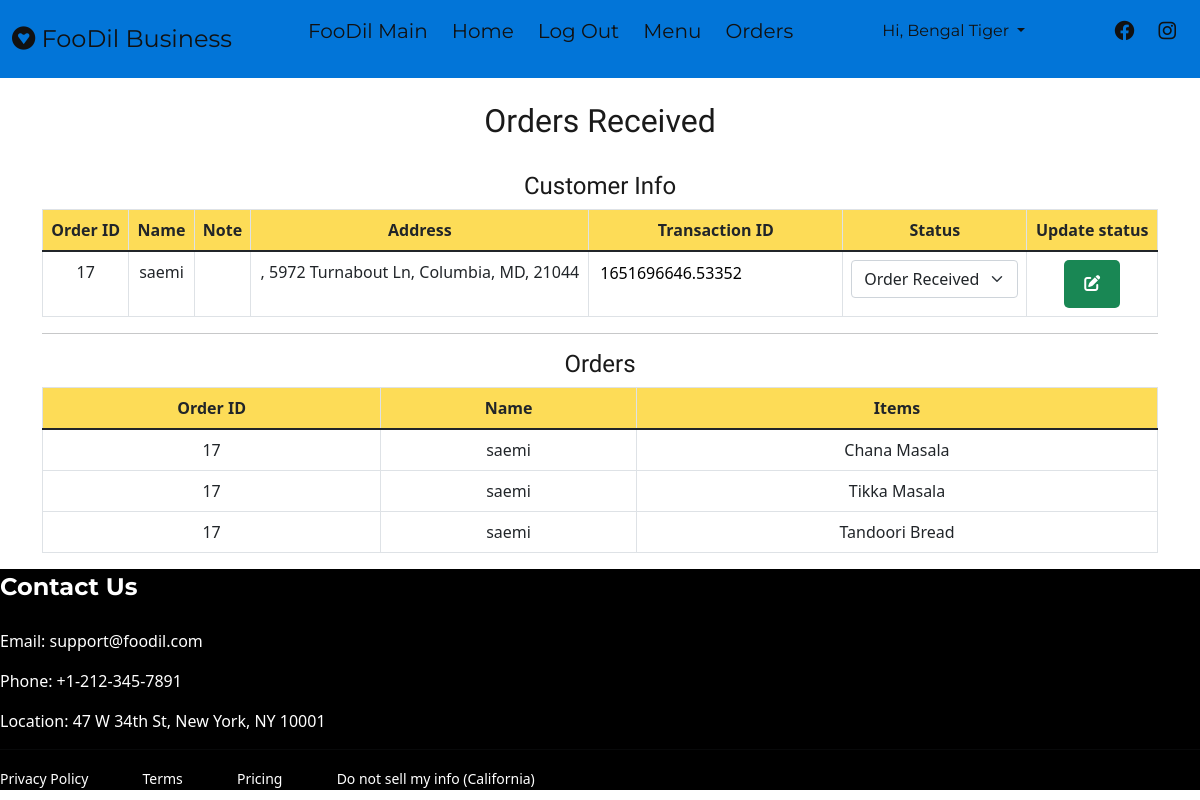
The app's page /restaurant/orders/ (signed in) with its own data.
### restaurant/models.py (models this page shows, shortened)
class Restaurant_Account(models.Model):
    user = models.OneToOneField(User, on_delete=models.CASCADE)
    is_customer = models.BooleanField(default=False)
    is_restaurant = models.BooleanField(default=True)
    restaurantID = models.AutoField(primary_key=True)
    name = models.CharField(max_length=200)
    isActive = models.BooleanField(default=True)
    image = models.ImageField(upload_to='images/', blank=True)
    phoneNumberRegex = RegexValidator(regex = r"^(?:(?:\+?1\s*(?:[.-]\s*)?)?(?:\(\s*([2-9]1[02-9]|[2-9][02-8]1|[2-9][02-8][02-9])\s*\)|([2-9]1[02-9]|[2-9][02-8]1|[2-9][02-8][02-9]))\s*(?:[.-]\s*)?)?([2-9]1[02-9]|[2-9][02-9]1|[2-9][02-9]{2})\s*(?:[.-]\s*)?([0-9]{4})(?:\s*(?:#|x\.?|ext\.?|extension)\s*(\d+))?$")
    phone = models.CharField(validators = [phoneNumberRegex], max_length = 12, unique = True)
    website = models.URLField(blank=True)
    country = models.CharField(max_length=50)
    hours = models.CharField(max_length=150, null=True, blank=True)

class Menu(models.Model):
    restaurantID = models.ForeignKey(Restaurant_Account, on_delete=models.CASCADE, default=None, null=True)
    item = models.CharField(max_length=100)
    itemImage = models.ImageField(upload_to='images/', blank=True)
    price = models.DecimalField(max_digits=6, decimal_places=2)
    category = models.CharField(
        max_length=20,
        choices=CHOICES)
    def __str__(self):
        return self.item

### customer/models.py (models this page shows, shortened)
class DeliveryAddress(models.Model):
    username = models.ForeignKey(Customer_Account, on_delete=models.SET_NULL, null=True)
    order = models.ForeignKey(Order, on_delete=models.SET_NULL, blank=True, null=True)
    address_1 = models.CharField(max_length=200)
    address_2 = models.CharField(max_length=100)
    city = models.CharField(max_length=100)
    state = models.CharField(
        max_length=50,
        choices=[('', 'Choose state'),('AL', 'Alabama'),('AK', 'Alaska'),('AZ', 'Arizona'),('AR', 'Arkansas'),('CA', 'California'),('CO', 'Colorado'),('CT', 'Conneticut'),('DE', 'Delaware'),('DC', 'Dist. of Columbia'),('FL', 'Florida'),('GA', 'Georgia'),('GU', 'Guam'),('HI', 'Hawaii'),('ID', 'Idaho'),('IL', 'Illinois'),('IN', 'Indiana'),('IA', 'Iowa'),('KS', 'Kansas'),('KY', 'Kentucky'),('LA', 'Louisiana'),('ME', 'Maine'),('MD', 'Maryland'),('MA', 'Massachusetts'),('MI', 'Michigan'),('MIN', 'Minnesota'),('MS', 'Mississippi'),('MO', 'Missouri'),('MT', 'Montana'),('NE', 'Nebraska'),('NV', 'Nervada'),('NH', 'New Hampshire'),('NJ', 'New Jersey'),('NM', 'New Mexico'),('NY', 'New York'),('NC', 'North Carolina'),('ND', 'North Dakota'),('OH', 'Ohio'),('OK', 'Oklahoma'),('OR', 'Oregon'),('PA', 'Pennsylvania'),('RI', 'Rhode Island'),('SC', 'South Carolina'),('SD', 'South Dakota'),('TN', 'Tennessee'),('TX', 'Texas'),('UT', 'Utha'),('VT', 'Vermont'),('VA', 'Virginia'),('WA', 'Washington'),('WV', 'West Virginia'),('WI', 'Wisconsin'),('WY', 'Wyoming')])
    zip_code = models.CharField(max_length=20)
    delivery_option = models.CharField(max_length=30, choices=[('Leave at door', 'Leave at door'), ('Hand it to me', 'Hand it to me')], default='Leave at door')
    addedDate = models.DateTimeField(auto_now_add=True)
    note = models.CharField(max_length=255, default=None, null=True, blank=True)
    status = models.CharField(max_length=30, choices=[('current status', 'current status'), ('Order Received', 'Order Received'), ('Preparing', 'Preparing'), ('Picked up', 'Picked up'), ('Delivered', 'Delivered')], default="current status")
    restaurantID = models.CharField(max_length=10, null=True, blank=True, default=0)
    transaction_id = models.CharField(max_length=200, null=True, blank=True)

class Order(models.Model):
    username = models.ForeignKey(Customer_Account, on_delete=models.SET_NULL, null=True)
    restaurantID = models.ForeignKey(Restaurant_Account, on_delete=models.SET_NULL, null=True)
    orderedDate = models.DateTimeField(auto_now_add=True)
    complete = models.BooleanField(default=False, null=True, blank=True)
    transaction_id = models.CharField(max_length=200, null=True)
    def __str__(self):
        return self.username.user.username

class Customer_Account(models.Model):
    user = models.OneToOneField(User, on_delete=models.CASCADE, primary_key=True)
    is_customer = models.BooleanField(default=True)
    is_restaurant = models.BooleanField(default=False)
    phoneNumberRegex = RegexValidator(regex = r"^(?:(?:\+?1\s*(?:[.-]\s*)?)?(?:\(\s*([2-9]1[02-9]|[2-9][02-8]1|[2-9][02-8][02-9])\s*\)|([2-9]1[02-9]|[2-9][02-8]1|[2-9][02-8][02-9]))\s*(?:[.-]\s*)?)?([2-9]1[02-9]|[2-9][02-9]1|[2-9][02-9]{2})\s*(?:[.-]\s*)?([0-9]{4})(?:\s*(?:#|x\.?|ext\.?|extension)\s*(\d+))?$")
    phone = models.CharField(validators = [phoneNumberRegex], max_length = 15, unique = True)
    address_1 = models.CharField(max_length=200)
    address_2 = models.CharField(max_length=100)
    city = models.CharField(max_length=100)
    state = models.CharField(
        max_length=50,
        choices=[('', 'Choose state'),('AL', 'Alabama'),('AK', 'Alaska'),('AZ', 'Arizona'),('AR', 'Arkansas'),('CA', 'California'),('CO', 'Colorado'),('CT', 'Conneticut'),('DE', 'Delaware'),('DC', 'Dist. of Columbia'),('FL', 'Florida'),('GA', 'Georgia'),('GU', 'Guam'),('HI', 'Hawaii'),('ID', 'Idaho'),('IL', 'Illinois'),('IN', 'Indiana'),('IA', 'Iowa'),('KS', 'Kansas'),('KY', 'Kentucky'),('LA', 'Louisiana'),('ME', 'Maine'),('MD', 'Maryland'),('MA', 'Massachusetts'),('MI', 'Michigan'),('MIN', 'Minnesota'),('MS', 'Mississippi'),('MO', 'Missouri'),('MT', 'Montana'),('NE', 'Nebraska'),('NV', 'Nervada'),('NH', 'New Hampshire'),('NJ', 'New Jersey'),('NM', 'New Mexico'),('NY', 'New York'),('NC', 'North Carolina'),('ND', 'North Dakota'),('OH', 'Ohio'),('OK', 'Oklahoma'),('OR', 'Oregon'),('PA', 'Pennsylvania'),('RI', 'Rhode Island'),('SC', 'South Carolina'),('SD', 'South Dakota'),('TN', 'Tennessee'),('TX', 'Texas'),('UT', 'Utha'),('VT', 'Vermont'),('VA', 'Virginia'),('WA', 'Washington'),('WV', 'West Virginia'),('WI', 'Wisconsin'),('WY', 'Wyoming')])
    zip_code = models.CharField(max_length=20)
    def __str__(self):
        return self.user.username

class OrderItem(models.Model):
    restaurantID = models.ForeignKey(Restaurant_Account, on_delete=models.SET_NULL, null=True)
    item = models.ForeignKey(Menu, on_delete=models.SET_NULL, blank=True, null=True)
    order = models.ForeignKey(Order, on_delete=models.SET_NULL, blank=True, null=True)
    quantity = models.IntegerField(default=0, null=True, blank=True)
    addedDate = models.DateTimeField(auto_now_add=True)
    isPaid = models.BooleanField(default=False, null=True, blank=True)
    transaction_id = models.CharField(max_length=200, null=True, blank=True)

### restaurant/decorators.py (the view)
        def wrapper_func(request, *args, **kwargs):
            group = None
            if request.user.groups.exists():
                group = request.user.groups.all()[0].name
            if group in allowed_roles:
                return view_func(request, *args, **kwargs)
            else:
                return HttpResponse('You are not authorized to view this page. You need to login with a business account. To sign up or login, please logout first.')

### restaurant/views.py (called while the page is built)
@login_required(login_url='r_login')
@allowed_users(allowed_roles=['admin', 'restaurant'])
def Orders(request):
    rid = request.user.restaurant_account.restaurantID
    info = DeliveryAddress.objects.filter(restaurantID=rid)
    orders = OrderItem.objects.filter(restaurantID=rid)
    items = OrderItem.objects.values('transaction_id').annotate(
        customer=F('order__username'),
        tid=F('transaction_id'),
        ordered=F('item'),
    ).values('customer','tid', 'ordered')
    context = {'info': info, 'orders': orders, 'items': items, }
    return render(request, 'restaurant/orders.html', context)

### templates/restaurant/orders.html (shortened to what this page needs)
{% extends 'restaurant/base.html' %}
{% load crispy_forms_tags %}
{% block content %}
<div class="container">
    <br>
    <center>
        <h2>Orders Received</h2>
    </center>
    <br>
    <h4 class="text-center">Customer Info</h4>
    <table class="table table-bordered text-center">
        <thead style="background-color: #fddc57;">
            <tr>
                <th scope="col">Order ID</th>
                <th scope="col">Name</th>
                <th scope="col">Note</th>
                <th scope="col">Address</th>
                <th scope="col">Transaction ID</th>
                <th scope="col">Status</th>
                <th scope="col">Update status</th>
            </tr>
        </thead>
        <tbody>
            {% for x in info %}
            <tr>
                <td>{{x.order.id}}</td>
                <td>{{x.username}}</td>
                <td>{{x.note}}</td>
                <td>{{x.address_2}}, {{x.address_1}}, {{x.city}}, {{x.state}}, {{x.zip_code}}</td>
                <td>
                    <input style="border: none;" type="text" name='transaction_id' readonly
                        value="{{x.transaction_id}}">
                </td>
                <form id="form" class="sForm">
                    <td>
                        <select name="status" id="status" class="form-select form-select-md"
                            aria-label=".form-select-sm example">
                            <option selected disabled>{{x.status}}</option>
                        </select>
                    </td>
                    <td><button data-trans={{x.transaction_id}} class="myBtn btn-success update-btn"><i
                                class="fa-solid fa-pen-to-square"></i></button>
                    </td>
                </form>
            </tr>
            {% endfor %}
        </tbody>
    </table>
    <hr>
    <h4 class="text-center">Orders</h4>
    <table class="table table-bordered text-center">
        <thead style="background-color: #fddc57;">
            <tr>
                <th scope="col">Order ID</th>
                <th scope="col">Name</th>
                <th scope="col">Items</th>
            </tr>
        </thead>
        <tbody>
            {% for order in orders %}
            <tr>
                <td>{{order.order.id}}</td>
                <td>{{order.order}}</td>
                <td>{{order.item}}</td>
            </tr>
            {% endfor %}
        </tbody>
    </table>
</div>
{% endblock %}

### templates/restaurant/base.html (shortened to what this page needs)
{% load static %}
<!DOCTYPE html>
<html lang="en">
<head>
    <link rel="stylesheet" href="{% static 'restaurant/css/style.css' %}?after">
    <link href="https://cdn.jsdelivr.net/npm/bootstrap@5.1.3/dist/css/bootstrap.min.css" rel="stylesheet"
>
    <link rel="stylesheet" href="https://cdnjs.cloudflare.com/ajax/libs/font-awesome/6.0.0/css/all.min.css"
 />
</head>
<body>
    <div class="culmn">
        <nav class="main_navbar">
            <div class="navbar__logo">
                <i class="fa-brands fa-gratipay"></i>
                FooDil Business
            </div>
            <ul class="navbar__menu">
                <li><a href="{% url 'main' %}">FooDil Main</a></li>
                {% if user.is_authenticated %}
                <li><a href="{% url 'r_index' %}">Home</a></li>
                <li><a href="{% url 'r_logout' %}">Log Out</a></li>
                {% else %}
                <li><a href="{% url 'r_login' %}">Login</a></li>
                {% endif %}
                <li><a href="{% url 'menu'  %}">Menu</a></li>
                <li><a href="{% url 'orders'  %}">Orders</a></li>
            </ul>
            {% if user.is_authenticated %}
            <ul class="navbar__hello">
                <li id="hello-msg">
                    <div class="dropdown show">
                        <a class="btn myDropdown dropdown-toggle" href="#" role="button" id="dropdownMenuLink"
                            data-toggle="dropdown" aria-haspopup="true" aria-expanded="false"
                            style="box-shadow:none; outline:none;">
                            Hi, {{ user.restaurant_account.name }}
                        </a>
                    </div>
                </li>
            </ul>
            {% endif %}
            <ul class="navbar__links">
                <li><a href="http://facebook.com"><i class="fa-brands fa-facebook"></i></a></li>
                <li><a href="http://instagram.com"><i class="fa-brands fa-instagram"></i></a></li>
            </ul>
        </nav>
        {% block content %}
        {% endblock %}
    </div>
    {% include 'restaurant/footer.html' %}
</body>
</html>

### restaurant/static/restaurant/css/style.css (style rules this page uses)
html, body { font-size: 16px; color: #797979; width: 100%; padding: 0; margin-left: 0; margin-right: 0; font-weight: 400; width: 100%; font-family: 'Raleway', sans-serif; }
h1, h2, h3, h4, h5, h6 { margin: 0; font-family: 'Raleway', sans-serif; color: #1a1a1a; margin-bottom: 10px; }
h2 { font-size: 2.5rem; line-height: 3rem; }
h4 { font-size: 1.6rem; line-height: 2.2rem; }
.culmn { width: 100%; overflow: hidden; ; }
.main_navbar { display: flex; justify-content: space-between; align-items: center; background-color: #0275d8; padding: 8px 12px; font-family: 'Montserrat', sans-serif; }
.main_navbar a { text-decoration: none; color: #111; }
.navbar__logo { font-size: 24px; color: #111; }
.navbar__menu { font-size: 20px; display: flex; list-style: none; padding-left: 0; }
.navbar__hello { font-size: 20px; display: flex; list-style: none; padding-left: 0; }
.navbar__links { font-size: 20px; list-style: none; color: #111; display: flex; padding-left: 0; }
.navbar__links li { padding: 8px 12px; }
.navbar__menu li { padding: 8px 12px; }
.myBtn, .myDropdown { padding: 12px 20px; border-radius: 5px; border-style: none; font-family: 'Montserrat', sans-serif; background-color: #0275d8; font-weight: bold; }

### records on screen
DeliveryAddress: order.id "17", username "saemi", address_1 "5972 Turnabout Ln", city "Columbia", state "MD", zip_code "21044", transaction_id "1651696646.53352", status "Order Received"
OrderItem: order.id "17", order "saemi", item "Chana Masala"
OrderItem: order.id "17", order "saemi", item "Tikka Masala"
OrderItem: order.id "17", order "saemi", item "Tandoori Bread"

### other values on screen
{{ user.restaurant_account.name }} "Bengal Tiger"
